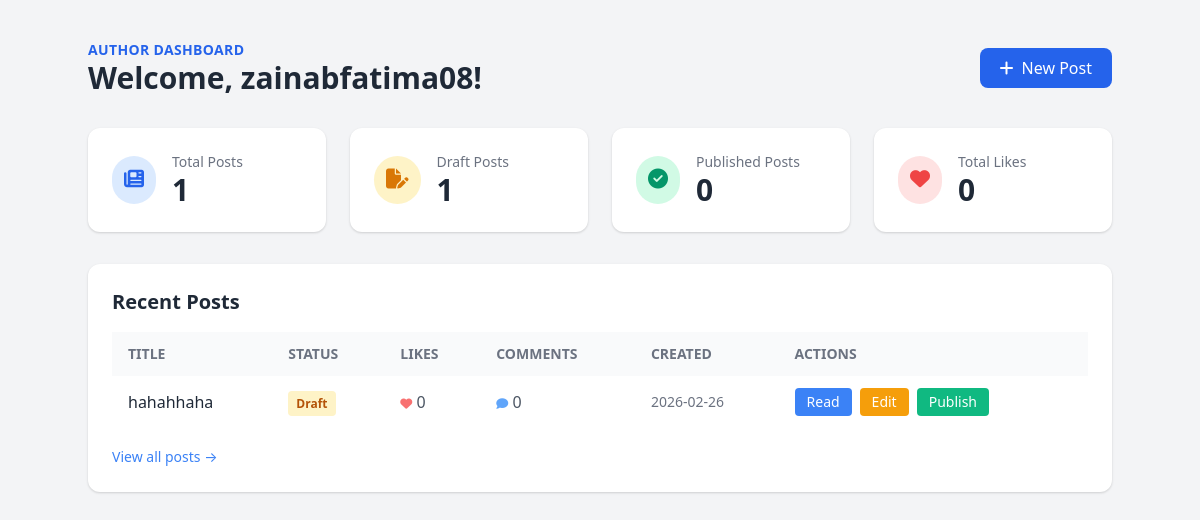
/posts/dashboard/ (signed in), run on an earlier commit of the app's database.
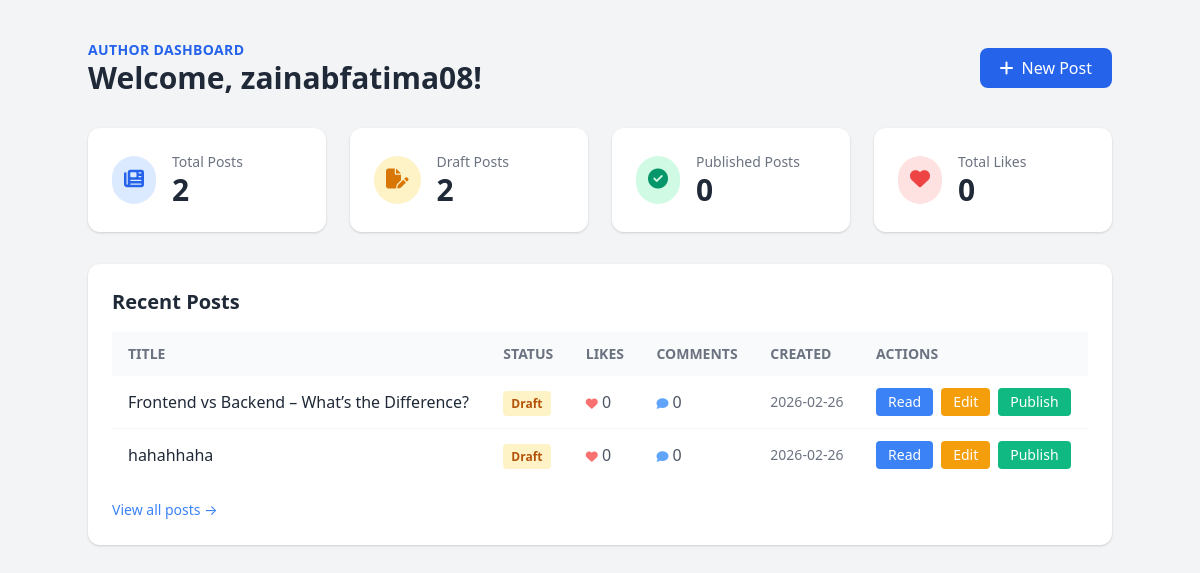
And on a later commit of the database.
### posts/models.py (models this page shows, shortened)
class Post(models.Model):
    STATUS_CHOICES = [
        ('Draft', 'Draft'),
        ('Published', 'Published'),
    ]
    topic = models.CharField(max_length = 170)
    article = models.TextField()
    author = models.ForeignKey(settings.AUTH_USER_MODEL, on_delete = models.CASCADE)
    status = models.CharField(max_length = 10, choices= STATUS_CHOICES, default = 'Draft')
    slug = models.SlugField(max_length = 200, unique = True , blank = True)
    created_at = models.DateTimeField(auto_now_add = True)
    updated_at = models.DateTimeField(auto_now = True)

### posts/views.py (the view)
# urls.py: path("dashboard/", AdminDashboardView.as_view(), name = "dashboard"),
class AdminDashboardView(LoginRequiredMixin, UserPassesTestMixin, View):
    def test_func(self):
        return is_author(self.request.user) or is_admin(self.request.user)
    def get(self, request):
        posts = Post.objects.filter(author=request.user)
        total_posts     = posts.count()
        draft_posts     = posts.filter(status='Draft').count()
        published_posts = posts.filter(status='Published').count()
        total_likes     = Like.objects.filter(post__author=request.user).count()
        total_comments  = Comment.objects.filter(post__author=request.user).count()
        recent_posts    = posts.order_by('-created_at')[:5]
        return render(request, 'posts/dashboard.html', {
            'total_posts'    : total_posts,
            'draft_posts'    : draft_posts,
            'published_posts': published_posts,
            'total_likes'    : total_likes,
            'total_comments' : total_comments,
            'recent_posts'   : recent_posts,
        })

### posts/views.py (called while the page is built)
def is_author(user):
    return user.is_author and user.is_approved

### posts/templates/posts/dashboard.html (shortened to what the changed rows need)
<!DOCTYPE html>
<html lang="en">
<head>
    <link rel="stylesheet" href="https://cdn.jsdelivr.net/npm/tailwindcss@2.2.19/dist/tailwind.min.css">
    <link rel="stylesheet" href="https://cdnjs.cloudflare.com/ajax/libs/font-awesome/6.5.0/css/all.min.css">
</head>
<body class="bg-gray-100 p-10">
<div class="max-w-5xl mx-auto">
    <div class="mb-8 flex justify-between items-center">
        <div>
            <h1 class="text-3xl font-bold text-gray-800">Welcome, {{ request.user.username }}!</h1>
        </div>
    </div>
    <div class="grid grid-cols-1 md:grid-cols-2 lg:grid-cols-4 gap-6 mb-8">
        <div class="bg-white rounded-xl shadow p-6 flex items-center gap-4">
            <div>
                <p class="text-gray-500 text-sm">Total Posts</p>
                <p class="text-3xl font-bold text-gray-800">{{ total_posts }}</p>
            </div>
        </div>
        <div class="bg-white rounded-xl shadow p-6 flex items-center gap-4">
            <div>
                <p class="text-gray-500 text-sm">Draft Posts</p>
                <p class="text-3xl font-bold text-gray-800">{{ draft_posts }}</p>
            </div>
        </div>
    </div>
    <div class="bg-white rounded-xl shadow p-6">
        <h2 class="text-xl font-bold text-gray-800 mb-4">Recent Posts</h2>
        <table class="min-w-full">
            <thead>
                <tr class="bg-gray-50 text-left text-sm text-gray-500 uppercase">
                    <th class="px-4 py-3">Title</th>
                    <th class="px-4 py-3">Status</th>
                    <th class="px-4 py-3">Likes</th>
                    <th class="px-4 py-3">Comments</th>
                    <th class="px-4 py-3">Created</th>
                    <th class="px-4 py-3">Actions</th>
                </tr>
            </thead>
            <tbody class="divide-y divide-gray-100">
                {% for post in recent_posts %}
                <tr class="hover:bg-gray-50">
                    <td class="px-4 py-3 font-medium text-gray-800">{{ post.topic }}</td>
                    <td class="px-4 py-3">
                        {% if post.status == 'Published' %}
                            <span class="bg-green-100 text-green-700 px-2 py-1 rounded text-xs font-semibold">Published</span>
                        {% else %}
                            <span class="bg-yellow-100 text-yellow-700 px-2 py-1 rounded text-xs font-semibold">Draft</span>
                        {% endif %}
                    </td>
                    <td class="px-4 py-3 text-gray-600">
                        <i class="fa-solid fa-heart text-red-400 text-xs"></i>
                        {{ post.likes.count }}
                    </td>
                    <td class="px-4 py-3 text-gray-600">
                        <i class="fa-solid fa-comment text-blue-400 text-xs"></i>
                        {{ post.comments.count }}
                    </td>
                    <td class="px-4 py-3 text-gray-500 text-sm">{{ post.created_at|date:"Y-m-d" }}</td>
                    <td class="px-4 py-3 flex gap-2">
                        <a href="{% url 'post_detail' post.slug %}"
                           class="bg-blue-500 text-white px-3 py-1 rounded text-sm hover:bg-blue-600">Read</a>
                        <a href="{% url 'post_update' post.slug %}"
                           class="bg-yellow-500 text-white px-3 py-1 rounded text-sm hover:bg-yellow-600">Edit</a>
                        {% if post.status == 'Draft' %}
                            <form method="POST" action="{% url 'post_publish' post.slug %}">
                                <button type="submit"
                                    class="bg-green-500 text-white px-3 py-1 rounded text-sm hover:bg-green-600">Publish</button>
                            </form>
                        {% endif %}
                    </td>
                </tr>
                {% empty %}
                <tr>
                    <td colspan="6" class="px-4 py-6 text-center text-gray-400">No posts yet. Create your first post!</td>
                </tr>
                {% endfor %}
            </tbody>
        </table>
    </div>
</div>
</body>
</html>

What changed in the data, as far as the page shows it:
added Post: topic "Frontend vs Backend – What’s the Difference?", status "Draft", likes.count "0", comments.count "0", created_at "2026-02-26"
Also different on the page:
{{ total_posts }}: "1" → "2"
{{ draft_posts }}: "1" → "2"
